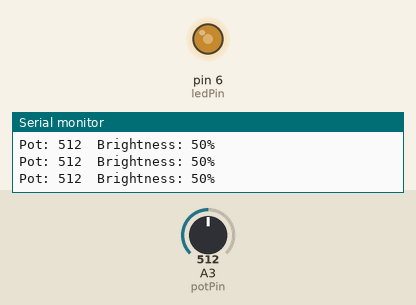
Simulated run of this sketch. Board: Arduino Uno, built with avr-gcc and run on an emulated ATmega328P. Parts: output pins drawn as LEDs (lit = HIGH), the last lines printed to the serial monitor. The inputs (shaded band) are chosen by the test bench; at power-on: A3 (potPin) = 512.

Above: at 1.2 s.
1.3 s: A3 (potPin) set to 11
At 2.5 s:
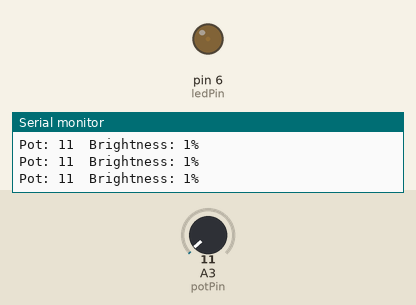
2.8 s: A3 (potPin) set to 8
At 3.3 s:
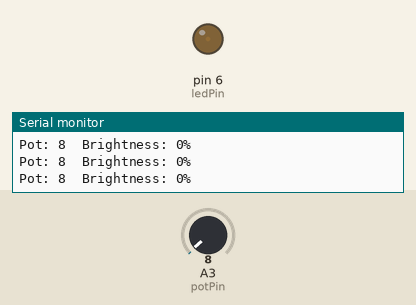
4.3 s: A3 (potPin) set to 716
At 5.5 s:
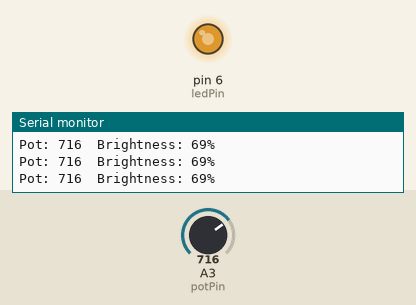
5.8 s: A3 (potPin) set to 900
At 6.2 s:
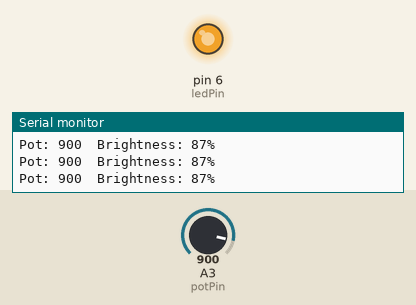
7.3 s: A3 (potPin) set to 109
At 8.1 s:
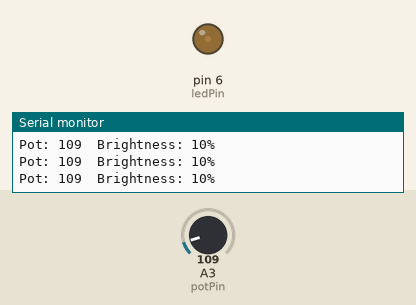
10.3 s: A3 (potPin) set to 102
At 11.2 s:
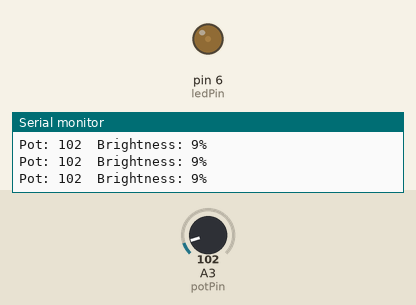
Timing chart, 0 to 12.8 s (numbered marks = the images above; inputs shaded):
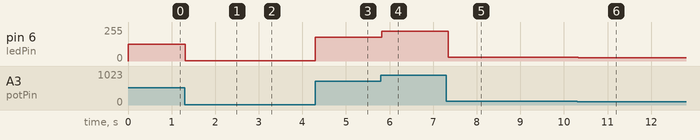

The sketch:

CS-4540-lab6-Analog-2.ino
```cpp
// potentiometer and LED pins
#define potPin  A3   // analog input
#define ledPin  6    // must be a PWM pin for analog usage

int potValue    = 0;   // raw reading  0–1023
int brightness  = 0;   // mapped value 0–255

void setup() {
  pinMode(ledPin, OUTPUT);
  Serial.begin(9600);
}

void loop() {
  // read the potentiometer to see if its fully left or fully right
  potValue = analogRead(potPin);

  // map the 0–1023 range to 0–255 for analogWrite
  brightness = map(potValue, 0, 1023, 0, 255);

  // apply brightness to LED
  analogWrite(ledPin, brightness);

  // print both values so you can monitor in serial
  Serial.print("Pot: ");
  Serial.print(potValue);
  Serial.print("  Brightness: ");
  Serial.print(map(potValue, 0, 1023, 0, 100));  // show as 0-100%
  Serial.println("%");

  delay(50);   // small delay to smooth out serial output
}
```

Measured:
- after the input at 1.3 s, pin 6 (ledPin): 127/255 → 2/255 at once
- after the input at 2.8 s, pin 6 (ledPin): 2/255 → 1/255 at once
- after the input at 4.3 s, pin 6 (ledPin): 1/255 → 178/255 at once
- after the input at 5.8 s, pin 6 (ledPin): 178/255 → 224/255 at once
- after the input at 7.3 s, pin 6 (ledPin): 224/255 → 27/255 at once
- after the input at 10.3 s, pin 6 (ledPin): 27/255 → 25/255 at once
